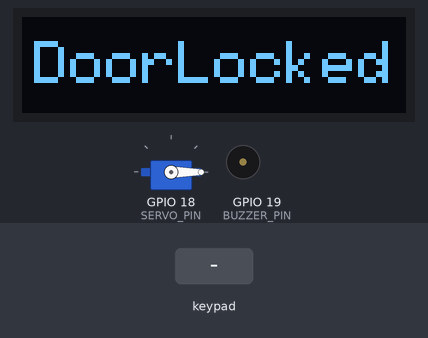
Bench run of a sketch on a simulated ESP32. On the bench: 128×32 one-colour display, servo, buzzer (waves = sounding, pin HIGH). Inputs (shaded band) come from the test bench. The display library's start-up logo is not drawn.

Above: at 2.2 s.
2.3 s: keypad keys 1 2 3 4 # pressed 0.4 s apart
At 5.5 s:
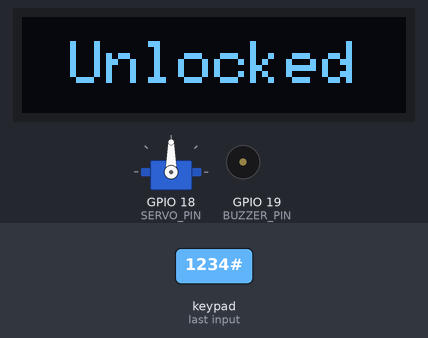
5.8 s: key '#' pressed
At 8.21 s:
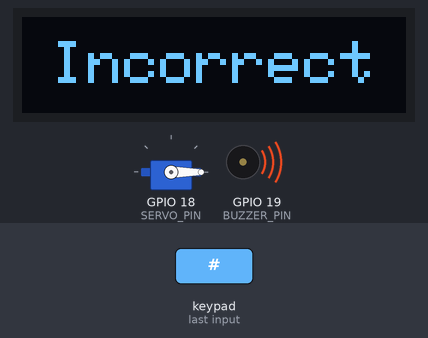
8.8 s: keypad keys 3 2 3 3 2 5 2 6 # pressed 0.4 s apart
At 9.05 s:
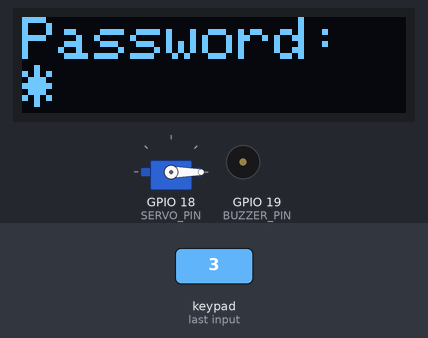
14.0 s: keypad keys 1 2 3 4 * pressed 0.4 s apart
At 14.86 s:
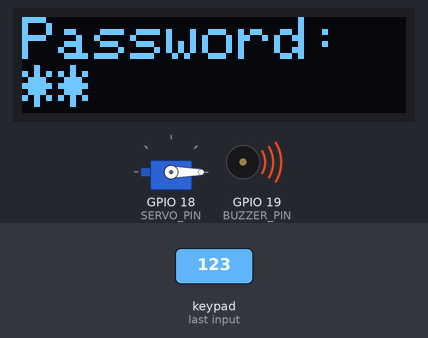
17.5 s: keypad keys 3 2 3 3 2 5 2 6 A pressed 0.4 s apart
At 21.9 s:
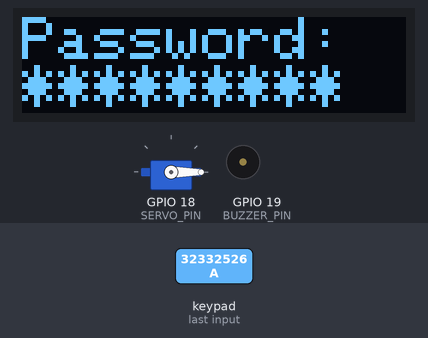
22.6 s: key '1' pressed
At 23.3 s:
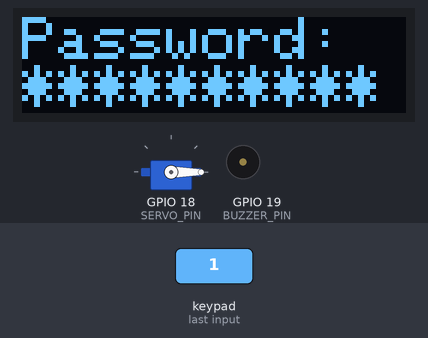
Timing chart, 0 to 25.2 s (numbered marks = the images above; inputs shaded):
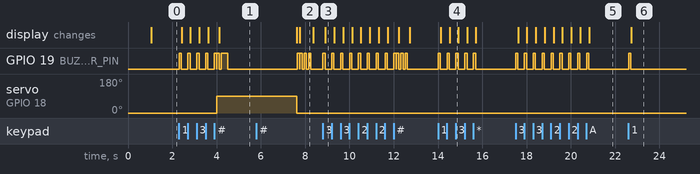

Measured:
- after the input at 2.3 s, GPIO 19 (BUZZER_PIN): goes 4 × (HIGH 0.10 s, LOW 0.30 s), HIGH 0.10 s, LOW 0.01 s, HIGH 0.10 s, LOW 0.10 s, HIGH 0.30 s, then LOW, starting at once; servo on GPIO 18 (SERVO_PIN): 0° → 90° after 1.7 s; the display: first changes after 0.12 s (image 1 shows a later state)
- after the input at 5.8 s, the display: first differs from a run without the input after 2.0 s (image 2)
- after the input at 8.8 s, GPIO 19 (BUZZER_PIN): LOW → HIGH at once, → LOW 0.10 s later, → HIGH 0.30 s later, → LOW 0.10 s later, … (24 changes in this stretch); the display: changes after 0.11 s (image 3)
- after the input at 14.0 s, GPIO 19 (BUZZER_PIN): alternates HIGH for 0.10 s and LOW for 0.30 s, 10 changes in all, then stays LOW, starting at once; the display: first changes after 0.12 s (image 4 shows a later state)
- after the input at 17.5 s, GPIO 19 (BUZZER_PIN): alternates HIGH for 0.10 s and LOW for 0.30 s, 18 changes in all, then stays LOW, starting at once; the display: first changes after 0.12 s (image 5 shows a later state)
- after the input at 22.6 s, GPIO 19 (BUZZER_PIN): LOW → HIGH at once, → LOW 0.10 s later; the display: changes after 0.12 s (image 6)
- what the display in image 2 shows lasts 0.6 s, from 7.8 s to 8.4 s

The sketch:

smart-lock.ino
```cpp
#include <Keypad.h>
#include <Wire.h>
#include <Adafruit_GFX.h>
#include <Adafruit_SSD1306.h>
#include <ESP32Servo.h>

#define SCREEN_WIDTH 128
#define SCREEN_HEIGHT 32
#define OLED_RESET -1
#define SERVO_PIN 18
#define BUZZER_PIN 19

Adafruit_SSD1306 display(SCREEN_WIDTH, SCREEN_HEIGHT, &Wire, OLED_RESET);
Servo lockServo;

// Konfigurasi Keypad
const byte ROWS = 4;
const byte COLS = 4;
char keys[ROWS][COLS] = {
  {'1', '2', '3', 'A'},
  {'4', '5', '6', 'B'},
  {'7', '8', '9', 'C'},
  {'*', '0', '#', 'D'}
};
byte rowPins[ROWS] = {32, 33, 25, 26};  // Konektor baris keypad dimulai dari pin 32
byte colPins[COLS] = {27, 14, 12, 13};  // Konektor kolom keypad dimulai dari pin 27 hingga 13
Keypad keypad = Keypad(makeKeymap(keys), rowPins, colPins, ROWS, COLS);

// Password untuk membuka kunci
String password = "1234";
String inputPassword = "";

void setup() {
  // Inisialisasi Serial Monitor
  Serial.begin(115200);

  // Inisialisasi LCD OLED
  if (!display.begin(SSD1306_SWITCHCAPVCC, 0x3C)) {
    Serial.println(F("SSD1306 allocation failed"));
    for (;;);
  }
  display.display();
  delay(1000);
  display.clearDisplay();

  // Inisialisasi Servo
  lockServo.attach(SERVO_PIN);
  lockServo.write(0);  // Servo pada posisi terkunci

  // Inisialisasi Buzzer
  pinMode(BUZZER_PIN, OUTPUT);
  digitalWrite(BUZZER_PIN, LOW);

  // Menampilkan pesan awal
  display.setTextSize(2);
  display.setTextColor(SSD1306_WHITE);
  int16_t x, y;
  uint16_t width, height;
  display.getTextBounds("DoorLocked", 0, 0, &x, &y, &width, &height);
  display.setCursor((SCREEN_WIDTH - width) / 2, (SCREEN_HEIGHT - height) / 2);
  display.print("DoorLocked");
  display.display();
}

void loop() {
  char key = keypad.getKey();

  if (key) {
    // Membunyikan buzzer setiap kali tombol ditekan
    digitalWrite(BUZZER_PIN, HIGH);
    delay(100);
    digitalWrite(BUZZER_PIN, LOW);

    if (key == '#') {
      // Cek apakah password benar
      if (inputPassword == password) {
        unlockDoor();
      } else {
        incorrectPassword();
      }
      inputPassword = "";  // Reset input password
      displayPasswordPrompt();
    } else if (key == '*') {
      // Reset input jika ditekan tombol '*'
      inputPassword = "";
      displayPasswordPrompt();
    } else {
      // Menambahkan karakter yang ditekan ke inputPassword
      inputPassword += key;
      displayMaskedPassword();
    }
  }
}

void unlockDoor() {
  display.clearDisplay();
  display.setTextSize(2);
  int16_t x, y;
  uint16_t width, height;
  display.getTextBounds("Unlocked", 0, 0, &x, &y, &width, &height);
  display.setCursor((SCREEN_WIDTH - width) / 2, (SCREEN_HEIGHT - height) / 2);
  display.print("Unlocked");
  display.display();
  lockServo.write(90);  // Servo membuka kunci

  // Bunyi buzzer saat password benar
  for (int i = 0; i < 2; i++) {
    digitalWrite(BUZZER_PIN, HIGH);
    delay(i == 1 ? 300 : 100);  // Bunyi kedua lebih panjang
    digitalWrite(BUZZER_PIN, LOW);
    delay(100);
  }

  delay(3000);  // Biarkan pintu terbuka selama 3 detik
  lockServo.write(0);  // Servo kembali ke posisi terkunci
}

void incorrectPassword() {
  display.clearDisplay();
  display.setTextSize(2);
  int16_t x, y;
  uint16_t width, height;
  display.getTextBounds("Incorrect", 0, 0, &x, &y, &width, &height);
  display.setCursor((SCREEN_WIDTH - width) / 2, (SCREEN_HEIGHT - height) / 2);
  display.print("Incorrect");
  display.display();

  // Bunyi buzzer saat password salah
  for (int i = 0; i < 3; i++) {
    digitalWrite(BUZZER_PIN, HIGH);
    delay(100);
    digitalWrite(BUZZER_PIN, LOW);
    delay(100);
  }
}

void displayPasswordPrompt() {
  display.clearDisplay();
  display.setTextSize(2);
  int16_t x, y;
  uint16_t width, height;
  display.getTextBounds("DoorLocked", 0, 0, &x, &y, &width, &height);
  display.setCursor((SCREEN_WIDTH - width) / 2, (SCREEN_HEIGHT - height) / 2);
  display.print("DoorLocked");
  display.display();
}

void displayMaskedPassword() {
  display.clearDisplay();
  display.setCursor(0, 0);
  display.setTextSize(2);
  display.print("Password: ");
  for (int i = 0; i < inputPassword.length(); i++) {
    display.print('*');
  }
  display.display();
}
```
